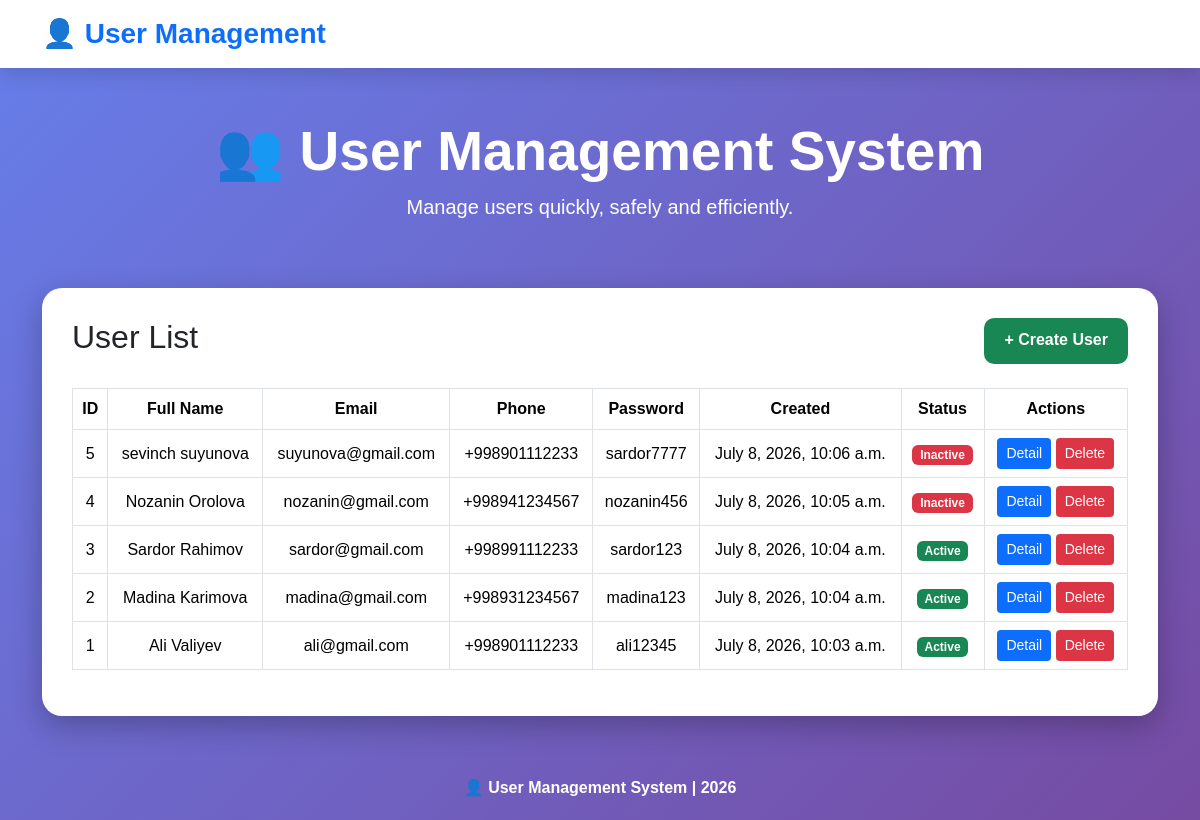
Screenshot of /user/list/ with the database file from the repository.
### user/models.py (models this page shows, shortened)
class User(models.Model):
    full_name = models.CharField(max_length=100)
    email = models.EmailField(unique=True)
    phone = models.CharField(max_length=20)
    password = models.CharField(max_length=128)
    created_at = models.DateTimeField(auto_now_add=True)
    is_active = models.BooleanField(default=True)
    class Meta:
        verbose_name = "User"
        verbose_name_plural = "Users"
        ordering = ["-created_at"]

### user/views.py (the view)
# urls.py: path("list/", user_list, name="user_list"),
def user_list(request):
    users = User.objects.all()
    return render(request, "list_user.html", {"users": users})

### templates/list_user.html (shortened to what this page needs)
<!DOCTYPE html>
<html lang="en">
<head>
    <link href="https://cdn.jsdelivr.net/npm/bootstrap@5.3.3/dist/css/bootstrap.min.css" rel="stylesheet">
</head>
<body>
<nav class="navbar navbar-expand-lg">
    <div class="container">
        <a class="navbar-brand fw-bold fs-3 text-primary" href="#">
            👤 User Management
        </a>
    </div>
</nav>
<div class="hero">
    <h1>👥 User Management System</h1>
    <p>Manage users quickly, safely and efficiently.</p>
</div>
<div class="container">
<div class="table-box">
<div class="d-flex justify-content-between mb-4">
<h2>User List</h2>
<a href="{% url 'create_user' %}" class="btn-create">
    + Create User
</a>
</div>
<table class="table table-bordered table-hover align-middle">
<thead>
<tr>
    <th>ID</th>
    <th>Full Name</th>
    <th>Email</th>
    <th>Phone</th>
    <th>Password</th>
    <th>Created</th>
    <th>Status</th>
    <th>Actions</th>
</tr>
</thead>
<tbody>
{% for user in users %}
<tr>
<td>{{ user.id }}</td>
<td>{{ user.full_name }}</td>
<td>{{ user.email }}</td>
<td>{{ user.phone }}</td>
<td>{{ user.password }}</td>
<td>{{ user.created_at }}</td>
<td>
{% if user.is_active %}
<span class="badge bg-success">
Active
</span>
{% else %}
<span class="badge bg-danger">
Inactive
</span>
{% endif %}
</td>
<td>
<a href="{% url 'detail_user' user.id %}" class="btn btn-detail btn-sm">
Detail
</a>
<a href="{% url 'delete_user' user.id %}" class="btn btn-delete btn-sm">
Delete
</a>
</td>
</tr>
{% empty %}
<tr>
<td colspan="8">
<h4>No Users Found</h4>
</td>
</tr>
{% endfor %}
</tbody>
</table>
</div>
</div>
<footer>
👤 User Management System | 2026
</footer>
</body>
</html>

### templates/list_user.html (style rules this page uses)
body { background:linear-gradient(135deg,#667eea,#764ba2); min-height:100vh; font-family:Arial, Helvetica, sans-serif; }
.navbar { background:white; box-shadow:0 5px 20px rgba(0,0,0,.15); }
.hero { text-align:center; color:white; padding:50px; }
.hero h1 { font-size:55px; font-weight:bold; }
.hero p { font-size:20px; }
.table-box { background:white; border-radius:20px; padding:30px; box-shadow:0 10px 30px rgba(0,0,0,.25); }
table { text-align:center; }
th { background:#6f42c1; color:white; }
.btn-create { background:#198754; color:white; font-weight:bold; padding:10px 20px; border-radius:10px; text-decoration:none; }
.btn-detail { background:#0d6efd; color:white; }
.btn-delete { background:#dc3545; color:white; }
footer { text-align:center; color:white; padding:20px; margin-top:40px; font-weight:bold; }

### rows the page displays
User: id "5", full_name "sevinch suyunova", email "suyunova@gmail.com", phone "+998901112233", password "sardor7777", created_at "July 8, 2026, 10:06 a.m.", is_active "Inactive"
User: id "4", full_name "Nozanin Orolova", email "nozanin@gmail.com", phone "+998941234567", password "nozanin456", created_at "July 8, 2026, 10:05 a.m.", is_active "Inactive"
User: id "3", full_name "Sardor Rahimov", email "sardor@gmail.com", phone "+998991112233", password "sardor123", created_at "July 8, 2026, 10:04 a.m.", is_active "Active"
User: id "2", full_name "Madina Karimova", email "madina@gmail.com", phone "+998931234567", password "madina123", created_at "July 8, 2026, 10:04 a.m.", is_active "Active"
User: id "1", full_name "Ali Valiyev", email "ali@gmail.com", phone "+998901112233", password "ali12345", created_at "July 8, 2026, 10:03 a.m.", is_active "Active"
